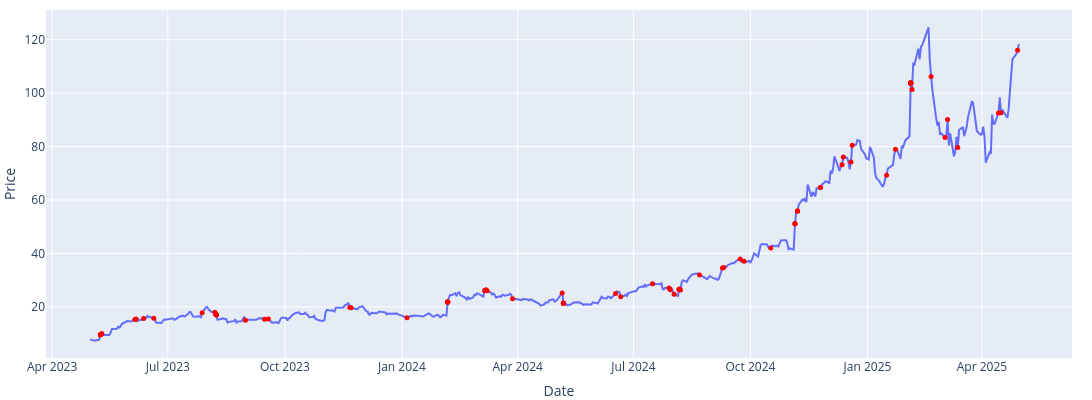

Write notebook code for a chart like this one.
### Markdown cell above
## Analyst rating and price-target events

### Code cell
analysts = yf.Ticker("PLTR").get_upgrades_downgrades()

analysts.index = pd.to_datetime(analysts.index).normalize()
analysts = analysts.loc[(start <= analysts.index) & (analysts.index < end)]

analysts.to_csv("../data/analyst_events.csv")

display(analysts.head())

fig = px.line(PLTR, y="Close", width=1200, height=400, labels={"Close":"Price"})

fig.add_scatter(x=analysts.index, y = PLTR.loc[analysts.index, "Close"], mode="markers", marker=dict(color="red", size=5), showlegend=False) # legend="Analyst upgrade / downgrade"
fig.update_layout(margin=dict(l=0, r=20, t=10, b=0)).show()
